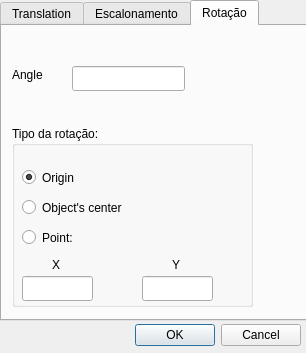
<?xml version="1.0" encoding="UTF-8"?>
<ui version="4.0">
 <class>Dialog</class>
 <widget class="QDialog" name="Dialog">
  <property name="geometry">
   <rect>
    <x>0</x>
    <y>0</y>
    <width>306</width>
    <height>353</height>
   </rect>
  </property>
  <property name="windowTitle">
   <string>Dialog</string>
  </property>
  <widget class="QDialogButtonBox" name="buttonBox">
   <property name="geometry">
    <rect>
     <x>130</x>
     <y>320</y>
     <width>171</width>
     <height>31</height>
    </rect>
   </property>
   <property name="orientation">
    <enum>Qt::Horizontal</enum>
   </property>
   <property name="standardButtons">
    <set>QDialogButtonBox::Cancel|QDialogButtonBox::Ok</set>
   </property>
  </widget>
  <widget class="QTabWidget" name="tabWidget">
   <property name="geometry">
    <rect>
     <x>0</x>
     <y>0</y>
     <width>491</width>
     <height>321</height>
    </rect>
   </property>
   <property name="currentIndex">
    <number>2</number>
   </property>
   <widget class="QWidget" name="transTab">
    <attribute name="title">
     <string>Translation</string>
    </attribute>
    <widget class="QLineEdit" name="transX">
     <property name="geometry">
      <rect>
       <x>50</x>
       <y>60</y>
       <width>113</width>
       <height>25</height>
      </rect>
     </property>
    </widget>
    <widget class="QLineEdit" name="transY">
     <property name="geometry">
      <rect>
       <x>50</x>
       <y>130</y>
       <width>113</width>
       <height>25</height>
      </rect>
     </property>
    </widget>
    <widget class="QLabel" name="label">
     <property name="geometry">
      <rect>
       <x>20</x>
       <y>60</y>
       <width>16</width>
       <height>17</height>
      </rect>
     </property>
     <property name="text">
      <string>X</string>
     </property>
    </widget>
    <widget class="QLabel" name="label_2">
     <property name="geometry">
      <rect>
       <x>20</x>
       <y>130</y>
       <width>16</width>
       <height>17</height>
      </rect>
     </property>
     <property name="text">
      <string>Y</string>
     </property>
    </widget>
   </widget>
   <widget class="QWidget" name="escTab">
    <attribute name="title">
     <string>Escalonamento</string>
    </attribute>
    <widget class="QLabel" name="label_3">
     <property name="geometry">
      <rect>
       <x>30</x>
       <y>80</y>
       <width>16</width>
       <height>17</height>
      </rect>
     </property>
     <property name="text">
      <string>X</string>
     </property>
    </widget>
    <widget class="QLineEdit" name="escX">
     <property name="geometry">
      <rect>
       <x>60</x>
       <y>80</y>
       <width>113</width>
       <height>25</height>
      </rect>
     </property>
    </widget>
    <widget class="QLabel" name="label_4">
     <property name="geometry">
      <rect>
       <x>30</x>
       <y>130</y>
       <width>16</width>
       <height>17</height>
      </rect>
     </property>
     <property name="text">
      <string>Y</string>
     </property>
    </widget>
    <widget class="QLineEdit" name="escY">
     <property name="geometry">
      <rect>
       <x>60</x>
       <y>130</y>
       <width>113</width>
       <height>25</height>
      </rect>
     </property>
    </widget>
   </widget>
   <widget class="QWidget" name="rotTab">
    <attribute name="title">
     <string>Rotação</string>
    </attribute>
    <widget class="QLabel" name="label_9">
     <property name="geometry">
      <rect>
       <x>10</x>
       <y>40</y>
       <width>51</width>
       <height>17</height>
      </rect>
     </property>
     <property name="text">
      <string>Angle</string>
     </property>
    </widget>
    <widget class="QLineEdit" name="rot_angulo">
     <property name="geometry">
      <rect>
       <x>70</x>
       <y>40</y>
       <width>113</width>
       <height>25</height>
      </rect>
     </property>
    </widget>
    <widget class="QGroupBox" name="groupBox">
     <property name="geometry">
      <rect>
       <x>10</x>
       <y>100</y>
       <width>241</width>
       <height>181</height>
      </rect>
     </property>
     <property name="title">
      <string>Tipo da rotação:</string>
     </property>
     <widget class="QRadioButton" name="rotOrigem">
      <property name="geometry">
       <rect>
        <x>10</x>
        <y>40</y>
        <width>171</width>
        <height>23</height>
       </rect>
      </property>
      <property name="text">
       <string>Origin</string>
      </property>
      <property name="checked">
       <bool>true</bool>
      </property>
     </widget>
     <widget class="QRadioButton" name="rotObject">
      <property name="geometry">
       <rect>
        <x>10</x>
        <y>70</y>
        <width>221</width>
        <height>23</height>
       </rect>
      </property>
      <property name="text">
       <string>Object's center</string>
      </property>
     </widget>
     <widget class="QRadioButton" name="rotPoint">
      <property name="geometry">
       <rect>
        <x>10</x>
        <y>100</y>
        <width>161</width>
        <height>23</height>
       </rect>
      </property>
      <property name="text">
       <string>Point:</string>
      </property>
     </widget>
     <widget class="QLabel" name="label_5">
      <property name="geometry">
       <rect>
        <x>40</x>
        <y>130</y>
        <width>16</width>
        <height>17</height>
       </rect>
      </property>
      <property name="text">
       <string>X</string>
      </property>
     </widget>
     <widget class="QLabel" name="label_6">
      <property name="geometry">
       <rect>
        <x>160</x>
        <y>130</y>
        <width>16</width>
        <height>17</height>
       </rect>
      </property>
      <property name="text">
       <string>Y</string>
      </property>
     </widget>
     <widget class="QLineEdit" name="rotPointX">
      <property name="geometry">
       <rect>
        <x>10</x>
        <y>150</y>
        <width>71</width>
        <height>25</height>
       </rect>
      </property>
     </widget>
     <widget class="QLineEdit" name="rotPointY">
      <property name="geometry">
       <rect>
        <x>130</x>
        <y>150</y>
        <width>71</width>
        <height>25</height>
       </rect>
      </property>
     </widget>
    </widget>
   </widget>
  </widget>
 </widget>
 <resources/>
 <connections>
  <connection>
   <sender>buttonBox</sender>
   <signal>rejected()</signal>
   <receiver>Dialog</receiver>
   <slot>reject()</slot>
   <hints>
    <hint type="sourcelabel">
     <x>316</x>
     <y>260</y>
    </hint>
    <hint type="destinationlabel">
     <x>286</x>
     <y>274</y>
    </hint>
   </hints>
  </connection>
  <connection>
   <sender>buttonBox</sender>
   <signal>accepted()</signal>
   <receiver>Dialog</receiver>
   <slot>accept()</slot>
   <hints>
    <hint type="sourcelabel">
     <x>248</x>
     <y>254</y>
    </hint>
    <hint type="destinationlabel">
     <x>157</x>
     <y>274</y>
    </hint>
   </hints>
  </connection>
 </connections>
</ui>
